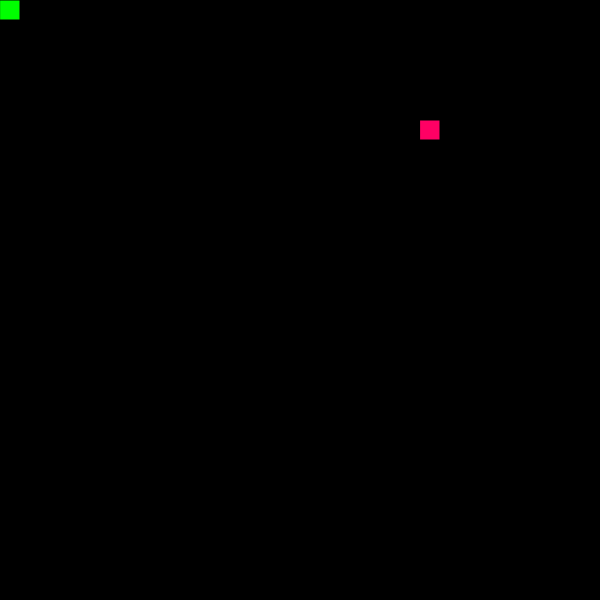
Frame 1 (no input)
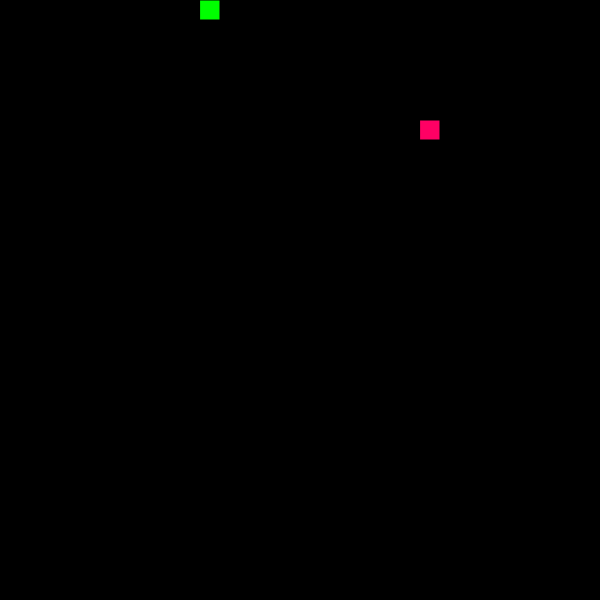
Frame 60 (no input)
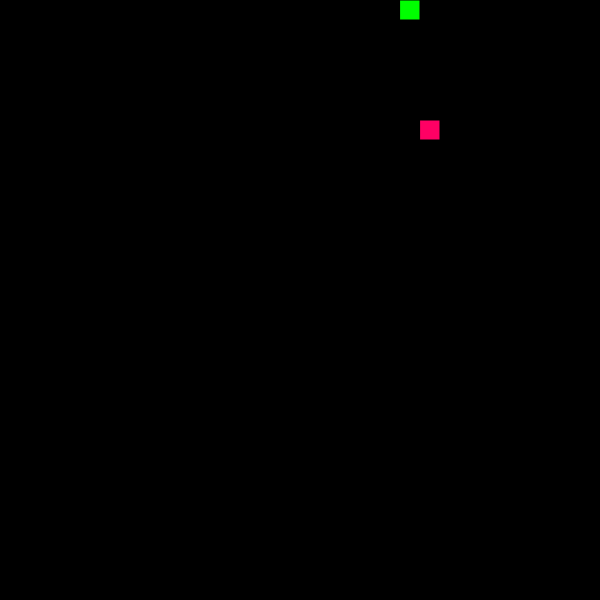
Frame 120 (the mouse pressed at the canvas centre since frame 60)

The p5.js sketch that drew these frames (run headless with seeded random() and noise() and a simulated clock; from frame 60 on, the mouse is pressed at the canvas centre):

// p5.js sketch
// ── sketch.js
var s;
var scl = 20;
var inactiveFrames = 0;
var minInactive = 20;
var deathScreenColor = 0;
var frame = 0;

var food;

function setup(){
	createCanvas(600, 600);
	deathScreenColor = 0;
	restart();
}

function restart(){
	s = new Snake();
	frameRate(60);
	createFood();
}

function createFood() {
	var cols = floor(width/scl);
	var rows = floor(height/scl);
	food = createVector(floor(random(cols)), floor(random(rows)));
	while(s.isInTail(food)){
		food = createVector(floor(random(cols)), floor(random(rows)));
	}
	food.mult(scl);
}

function draw(){
	deathScreenColor = deathScreenColor -1;
	if (deathScreenColor < 0) deathScreenColor = 0;
	background(deathScreenColor, 0, 0);
	frame = (frame + 1) % 6;
	if(frame === 0){
		// if(inactiveFrames > minInactive){ 
		// 	s.ai(food);
		// } else {
		// 	inactiveFrames++;
		// }
		s.update();
		if(s.eat(food)) createFood();
	}

	s.show();
	fill(255, 0, 100);
	rect(food.x, food.y, scl, scl);

	if(s.isDead()) {
		deathScreenColor = 100;
		restart();
	}
}

function keyPressed(){
	inactiveFrames = 0;
	if(keyCode === UP_ARROW || key === "w"){
		s.dir(0, -1);
	} 
	else if (keyCode === DOWN_ARROW || key === "s"){
		s.dir(0, 1);
	}
	else if (keyCode === RIGHT_ARROW || key === "d"){
		s.dir(1, 0);
	}
	else if (keyCode === LEFT_ARROW || key === "a"){
		s.dir(-1, 0);
	}
}
// ── Snake.js
function Snake(){
	this.x = 0;
	this.y = 0;
	this.xspeed = 1;
	this.yspeed = 0;
	this.total = 0;
	this.tail = [];

	this.dir = function(x, y){
		if(this.total > 0){
			if((this.xspeed === 0 && x !== 0) ||
				 (this.yspeed === 0 && y !== 0)) {
				this.xspeed = x;
				this.yspeed = y;
			}
			return;
		}
		this.xspeed = x;
		this.yspeed = y;
	}

	this.eat = function(pos){
		var d = dist(this.x, this.y, pos.x, pos.y);
		if(d < 1){
			this.total++;
			return true;
		}
		return false;
	}

	this.isDead = function(){
		return this.x < 0 || this.x > width-scl || this.y < 0 || this.y > height-scl || this.isInTail(createVector(this.x, this.y));
	}

	this.update = function(){
		if(this.total === this.tail.length){
			for(var i = 0; i < this.tail.length-1; i++){
				this.tail[i] = this.tail[i+1];
			}
		}
		this.tail[this.total-1] = createVector(this.x, this.y);

		this.x = this.x + this.xspeed*scl;
		this.y = this.y + this.yspeed*scl;
	}

	this.ai = function(food){
		//auto-play, needs work.
		var isOnFood = false;
		for (var i = this.tail.length-1; i > 0; i--) {
			if(this.tail[i].x === food.x && 
				this.tail[i].y === food.y){
					isOnFood = true;
					break;
				}
		}
		if(isOnFood){
			//circle
			//detect traps
		}
		if(food.y < s.y)		s.dir(0, -1);	//up
		else if (food.y > s.y)	s.dir(0, 1);	//down
		else if (food.x > s.x)	s.dir(1, 0);	//left
		else if (food.x < s.x)	s.dir(-1, 0);	//right
	}

	this.dijkstra = function(food){
		//start with a node.
		curr = createVector(food.x, food.y, 0);
		path = [];
		let i = 0;
		do{
			// add all nodes that have not been checked around start nodes to set of next nodes.
			// if a node has been checked, assign that nodes' value to the lowest value of the distance (curr.z) it is from the start
			next = [];
			if(!isInTail(curr.x + 1, curr.y)) next += createVector(curr.x + 1, curr.y, curr.z + 1);
			if(!isInTail(curr.x - 1, curr.y)) next += createVector(curr.x - 1, curr.y, curr.z + 1);
			if(!isInTail(curr.x, curr.y + 1)) next += createVector(curr.x, curr.y + 1, curr.z + 1);
			if(!isInTail(curr.x, curr.y - 1)) next += createVector(curr.x, curr.y - 1, curr.z + 1);
			for (let i = 0; i < next.length; i++) {
				//hi!
			}
		} while(curr != this.tail[0]);
	}

	this.isInTail = function(vector){
		for (var i = this.tail.length-1; i >= 0; i--) {
			if(this.tail[i].x === vector.x 
				&& this.tail[i].y === vector.y){
				return true;
			}
		}
		return false;
	}

	this.show = function(){
		fill(255);
		for(var i = 0; i < this.tail.length; i++){
			rect(this.tail[i].x, this.tail[i].y, scl, scl);
		}

		fill(0,255,0);
		rect(this.x, this.y, scl, scl);
	}
}
